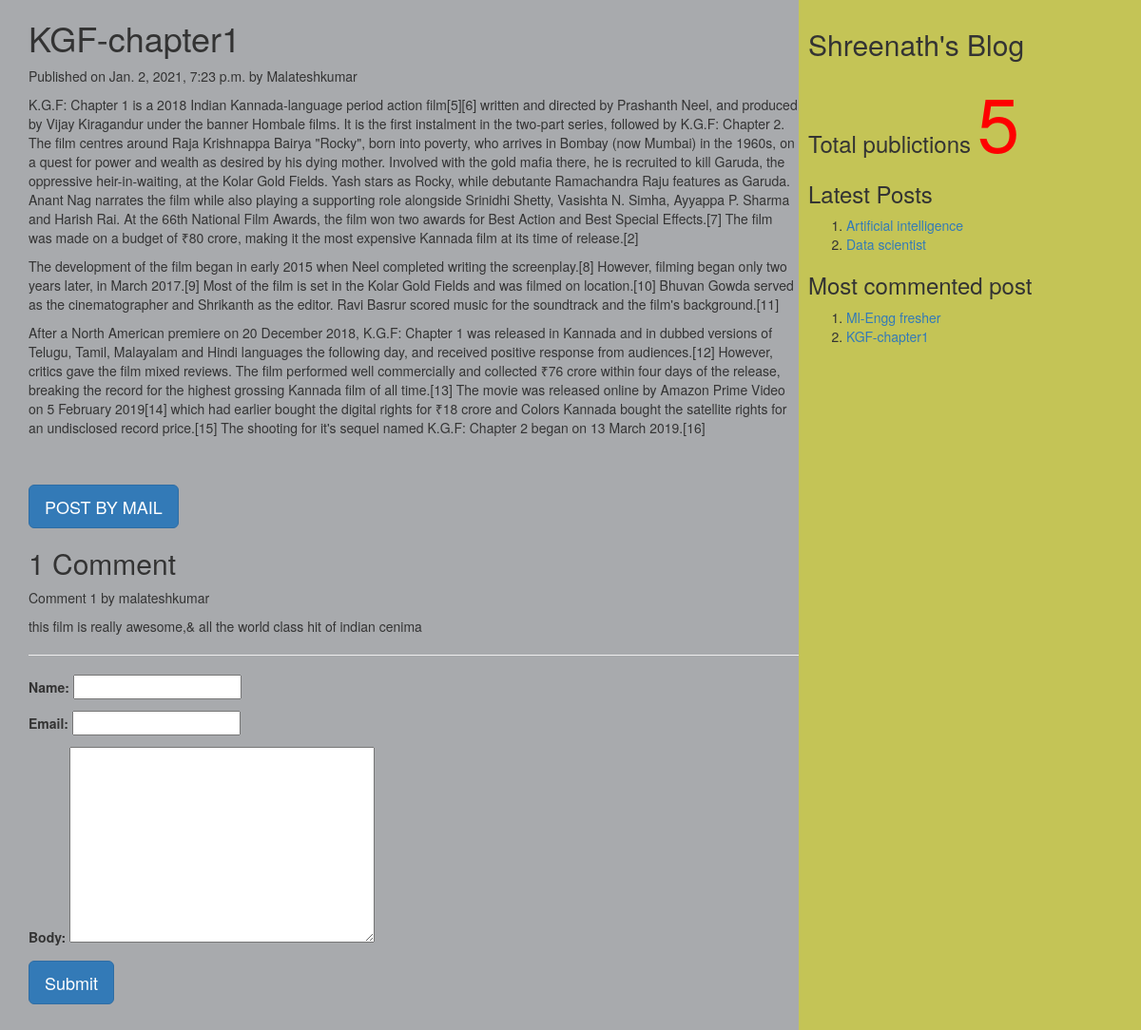
The page /2021/01/02/kgf-chapter1/ on the database its author committed.
### myApp/models.py (models this page shows, shortened)
class Post(models.Model):
          STATUS_CHOICES=(('draft','Draft'),('published','Published'))
          title=models.CharField(max_length=256)
          slug=models.SlugField(max_length=264,unique_for_date='publish')
          author=models.ForeignKey(User,related_name='blog_posts',on_delete= models.CASCADE)
          body=models.TextField()
          publish=models.DateTimeField(default=timezone.now)
          created=models.DateTimeField(auto_now_add=True)
          updated=models.DateTimeField(auto_now=True)
          status= models.CharField(max_length=10,choices=STATUS_CHOICES,default='draft')
          objects=CustomManager()
          class Meta:
                ordering=('-publish',)
          def get_absolute_url(self):
                return reverse('post_detail',args=[self.publish.year,self.publish.strftime('%m'),self.publish.strftime('%d'),self.slug])

class Comment(models.Model):
    post=models.ForeignKey(Post,related_name="comments",on_delete=models.CASCADE)
    name=models.CharField(max_length=50)
    email=models.EmailField()
    body=models.TextField()
    created=models.DateTimeField(auto_now_add=True)
    updated=models.DateTimeField(auto_now=True)
    active=models.BooleanField(default=True)
    class Meta:
        ordering=('created',)

### myApp/views.py (the view, shortened to what this page needs)
# urls.py: url(r'(?P<year>\d{4})/(?P<month>\d{2})/(?P<day>\d{2})/(?P<post>[-\w]+)/$',views.post_detail_view,name='post_detail'),
def post_detail_view(request,year,month,day,post):
    post=get_object_or_404(Post,slug=post,publish__year=year,publish__month=month,publish__day=day)
    comments=post.comments.filter(active=True)
    csubmit=False
    form=CommentForm()
    d={'post':post,'form':form,'csubmit':csubmit,'comments':comments}
    return render(request,'myApp/post_detail.html',d)

### myApp/forms.py
class CommentForm(forms.ModelForm):
    class Meta:
        model=Comment
        fields=('name','email','body')

### myApp/models.py (called while the page is built)
    def get_queryset(self):
        return super().get_queryset().filter(status='published')

### myApp/templatetags/mytags.py (called while the page is built)
@register.simple_tag
def total_posts():
    return Post.objects.count()

@register.inclusion_tag('myApp/latest_post.html')
def show_latest_posts(count=3):
    latest_posts=Post.objects.order_by('-publish')[:count]
    return {'latest_posts':latest_posts}

@register.simple_tag
def get_most_commented_posts(count=2):
    return Post.objects.annotate(total_comments=Count('comments')).order_by('-total_comments')[:count]

### templates/myApp/post_detail.html (shortened to what this page needs)
<html>
    {%extends 'myApp/parent.html'%}
        {%block content_block%}
        <h1>{{post.title}}</h1>
        <p>Published on {{post.publish}} by {{post.author|title}}</p>
        {{post.body|linebreaks}} <br><br>
        <a href="/{{post.id}}/share" class='btn btn-lg btn-primary'>POST BY MAIL</a>
        {%with comments.count as comments_count%}
        <h2>{{comments_count}} Comment{{comments_count|pluralize}}</h2>
        {%endwith%}
        {%if comments%}
         {%for c in comments%}
         <p>Comment {{forloop.counter}} by {{c.name}}</p>
        <div>{{c.body|linebreaks}}</div>
        <hr>
        {%endfor%}
        {%else%}
         <p style="color:blue;font-size:30px;font-style:bold;border-bottom:1px red solid;">There are no comments</p>
        {%endif%}
         {%if csubmit%}
         <h2>Thank you..Your comment has been added successfully!!</h2>
         {%else%}
         <form  method="post">
           {{form.as_p}}
           <input type="submit" class='btn btn-lg btn-primary' value="Submit">
         </form>
         {%endif%}
        {%endblock%}

### templates/myApp/parent.html (shortened to what this page needs)
<html>
{%load mytags%}
    <head>
        <link rel="stylesheet" href="https://maxcdn.bootstrapcdn.com/bootstrap/3.3.7/css/bootstrap.min.css">
    </head>
    <body>
        <div class="content" style="width:70%;float:left;background-color:a8aaad;height:300%;padding:0 0 0 30px">
              {%block content_block%}
              {%endblock%}
        </div>
        <div class="sidebar" style="width:30%;float:right;background-color:#c4c456;height:300%;padding:10px">
            <h2>Shreenath's Blog</h2>
            <h3>Total publictions
              <span style="color:red;font-size:80px">
              {%total_posts%}</span>
              <h3>Latest Posts</h3>
              {% show_latest_posts 2 %}
              <h3>Most commented post</h3>
              {%get_most_commented_posts as m%}
              <ol>
                {%for post in m%}
                <li><a href="{{post.get_absolute_url}}">{{post.title}}</a></li>
                {%endfor%}
              </ol>
            </h3>
        </div>
    </body>
</html>

### templates/myApp/latest_post.html
<!DOCTYPE html>
<html lang="en" dir="ltr">
  <body>
    <ol>
    {%for post in latest_posts%}
    <li><a href="{{post.get_absolute_url}}">{{post.title}}</a></li>
    {%endfor%}
    </ol>
  </body>
</html>

### rows shown on the page
Post: title "KGF-chapter1", publish "Jan. 2, 2021, 7:23 p.m.", author "Malateshkumar", body "K.G.F: Chapter 1 is a 2018 Indian Kannada-language period action film[5][6] written and directed by Prashanth Neel, and produced by Vijay Kiragandur under the banner Hombale films. It is the first instalment in the two-part series, followed by K.G.F: Chapter 2. The film centres around Raja Krishnappa Bairya \"Rocky\", born into poverty, who arrives in Bombay (now Mumbai) in the 1960s, on a quest for power and wealth as desired by his dying mother. Involved with the gold mafia there, he is recruited to kill Garuda, the oppressive heir-in-waiting, at the Kolar Gold Fields. Yash stars as Rocky, while debutante Ramachandra Raju features as Garuda. Anant Nag narrates the film while also playing a…"
Comment: name "malateshkumar", body "this film is really awesome,& all the world class hit of indian cenima"
Post: title "Artificial intelligence"
Post: title "Data scientist"
Post: title "Ml-Engg fresher"

### other values the page prints
{{ comments_count }} "1"
